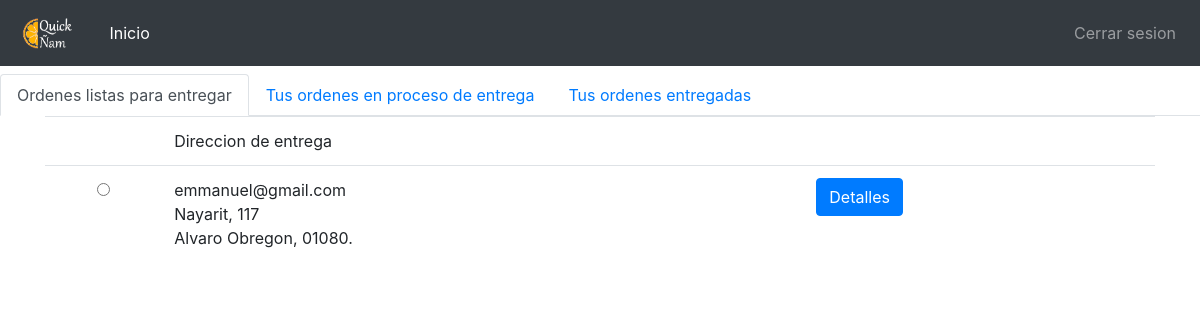
Screenshot of /usuarios/repartidor/ (signed in) with the database file from the repository.
### cliente/models.py (models this page shows)
class Orden(models.Model):
    user = models.ForeignKey(Cliente, blank=True, null=True, on_delete=models.CASCADE)
    order_id = models.CharField(unique=True, max_length=120, default='abc')
    ubicacion = models.ForeignKey(Ubicacion, on_delete=models.CASCADE, blank=True)
    carrito = models.OneToOneField(Carrito, on_delete=models.CASCADE)
    estado = models.IntegerField(default = 0, choices=ORDER_STATUS, blank=True)
    fecha = models.DateTimeField(auto_now_add=True)
    total = models.DecimalField(default=1000.0, max_digits=300, decimal_places=2)

### usuarios/models.py (models this page shows)
class Cliente(models.Model):
    user = models.OneToOneField(User, on_delete=models.CASCADE)
    telefono = models.CharField(max_length=14)
    tipo=models.IntegerField(default=2)

class Ubicacion(models.Model):
    cliente = models.ForeignKey(Cliente, on_delete=models.CASCADE)
    delegacion = models.CharField(max_length=50)
    calle = models.CharField(max_length=255)
    numero = models.CharField(max_length=5)
    cp = models.CharField(max_length= 5)

### usuarios/views.py (the view)
# urls.py: path("repartidor/", views.InicioRepartidor.as_view(), name="inicio_repartidor"),
class InicioRepartidor(View):
    template = "repartidor.html"
    def get(self, request):
        ordenes = Orden.objects.filter(estado = 1)
        productos = ArticuloCarrito.objects.all()
        contexto = {"pedidos": ordenes, "productos" : productos}
        return render(request, self.template,contexto)

### templates/repartidor.html (shortened to what this page needs)
{% extends 'base_repartidor.html' %}
    {% load bootstrap4 %}
    {% load static %}
{% block body_content %}
    {%if user.is_authenticated%}
<ul class="nav nav-tabs" id="myTab" role="tablist">
  <li class="nav-item">
    <a class="nav-link active" id="home-tab" data-toggle="tab" href="#home" role="tab" aria-controls="home" aria-selected="true">Ordenes listas para entregar</a>
  </li>
  <li>
    <a class="nav-link" href="{% url 'usuarios:proceso_entrega'%}" >   Tus ordenes en proceso de entrega</a>
  </li>
<li>
    <a class="nav-link" href="{% url 'usuarios:entregada'%}" >   Tus ordenes entregadas</a>
  </li>
</ul>
{% if pedidos%}
<div class="tab-content">
  <div class="tab-pane active" id="home" role="tabpanel" aria-labelledby="home-tab">
  	<div class="container">
  	<table class="table table-hover">
		<thead>
			<tr>
				<td></td>
				<td>Direccion de entrega</td>
				<td></td>
			</tr>
		</thead>
		<tbody>
				{%for pedido in pedidos%}
					<tr>
			           <td style="text-align: center">
								<input type="radio" value="{{pedido.id}}" onclick="seleccionar('{{pedido.id}}')">
							</td>
							<td>
									{{pedido.user.user.email}} <br>
									{{pedido.ubicacion.calle}}, {{pedido.ubicacion.numero}}<br>
									{{pedido.ubicacion.delegacion}}, {{pedido.ubicacion.cp}}.
						</td>
						<td>
							<a class="btn btn-primary" href="{%url 'usuarios:ver_pedido' pedido.id%}">Detalles</a>
						</td>
					</tr>
				{% endfor %}
		</tbody>
	</table>
</div>
	{%else%}
	<h2>No hay pedidos para entregar</h2>
						{% endif %}
  </div>
</div>
	{% endif %}
{% endblock body_content%}

### rows the page displays
Orden: user.user.email "emmanuel@gmail.com", ubicacion.calle "Nayarit", ubicacion.numero "117", ubicacion.delegacion "Alvaro Obregon", ubicacion.cp "01080"
